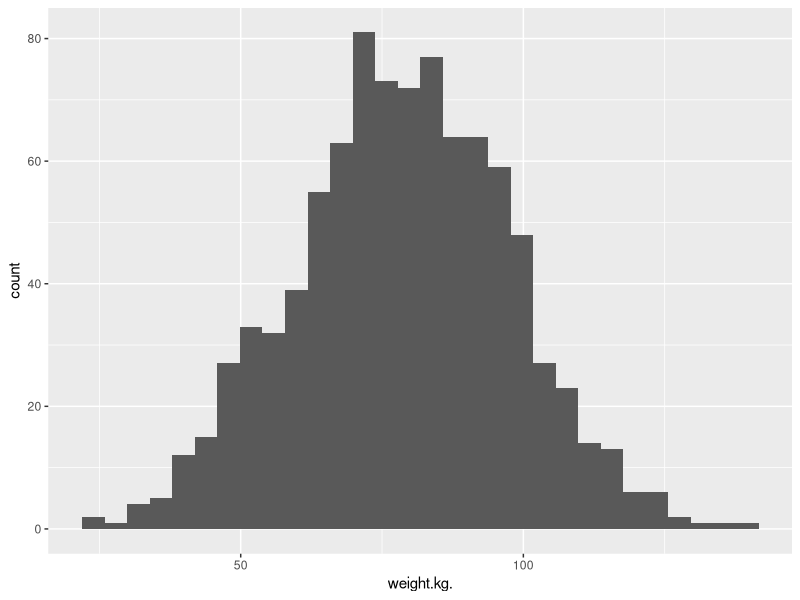
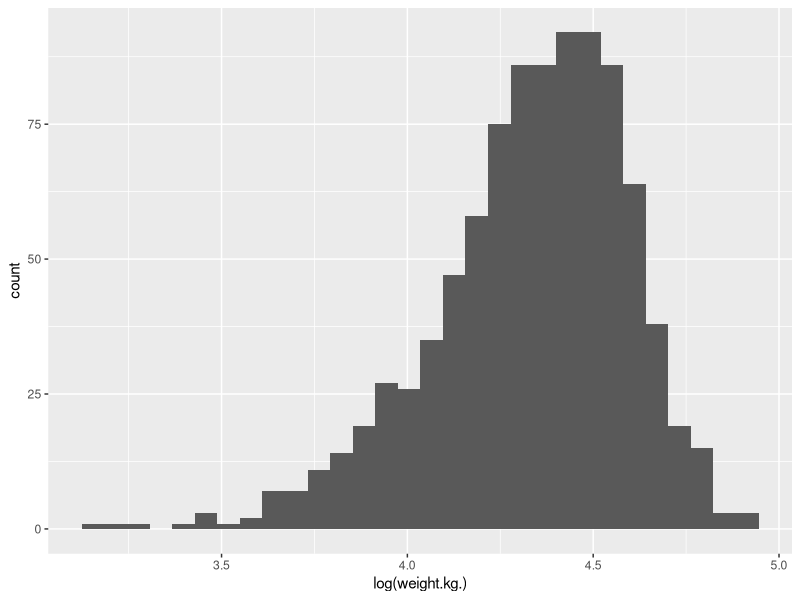
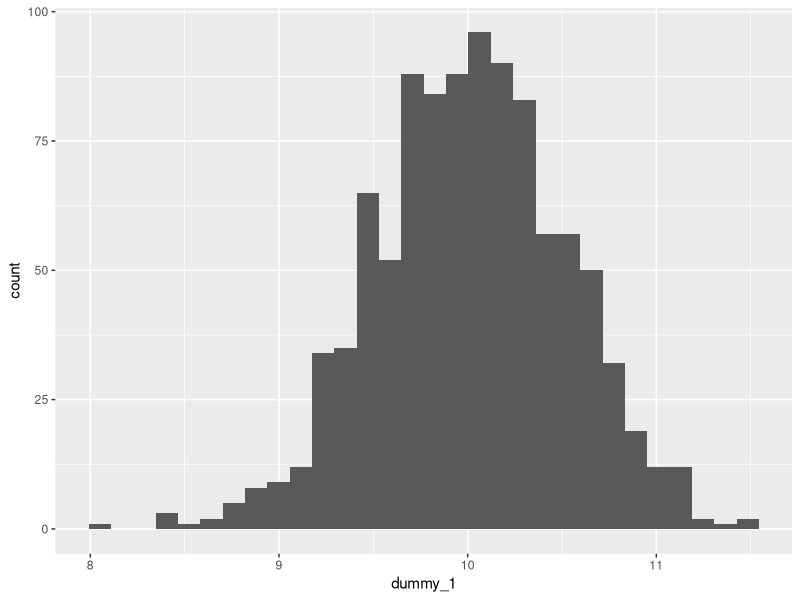
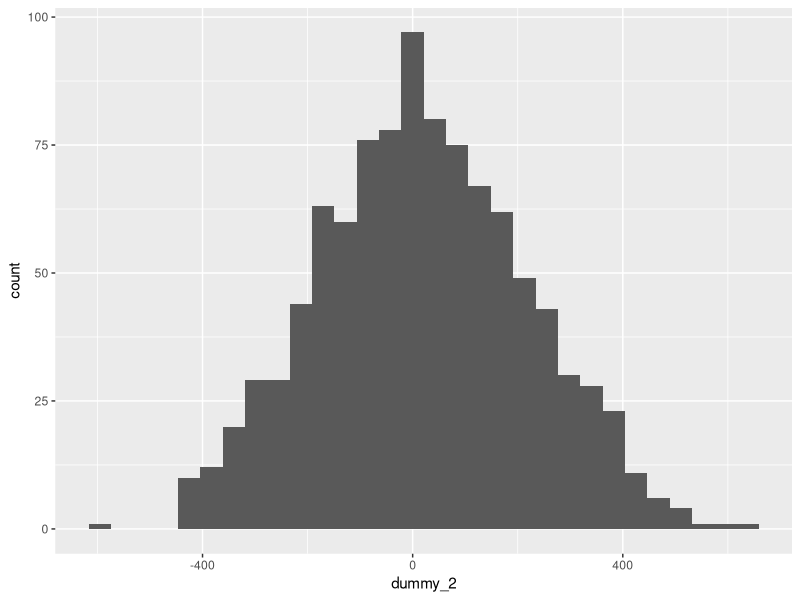

Source code (R) for these figures, in order: (Note: this script raises an error after producing the figures.)
## ---- chunk 1
## Limit printing output to max. 100 lines to avoid endless scrolling
options(max.print = 100)
## ---- chunk 2
# We will need these libraries and this data later.
library(tidyverse)
library(ggplot2)

# loading data
hgtwgt_survey <- read.csv("data/hgt_wgt.csv")

## ---- chunk 3
ggplot(hgtwgt_survey, aes(x = weight.kg.)) +
  geom_histogram()
## ---- chunk 4
ggplot(hgtwgt_survey, aes(x = log(weight.kg.))) +
  geom_histogram()
## ---- chunk 5
# small standard deviation
dummy_1 <- rnorm(1000, mean = 10, sd = 0.5)
dummy_1 <- as.data.frame(dummy_1)
ggplot(dummy_1, aes(x = dummy_1)) +
  geom_histogram()

# larger standard deviation
dummy_2 <- rnorm(1000, mean = 10, sd = 200)
dummy_2 <- as.data.frame(dummy_2)
ggplot(dummy_2, aes(x = dummy_2)) +
  geom_histogram()
## ---- chunk 6
mean(hgtwgt_survey$weight.kg., na.rm = TRUE)
## ---- chunk 7
sdweight <- sd(hgtwgt_survey$weight.kg., na.rm = TRUE)
print(sdweight)

varweight <- var(hgtwgt_survey$weight.kg., na.rm = TRUE)
print(varweight)
sqrt(varweight) == sdweight
## ---- chunk 8
median(hgtwgt_survey$weight.kg., na.rm = TRUE)
## ---- chunk 9
IQR(hgtwgt_survey$weight.kg., na.rm = TRUE)
## ---- chunk 10
table(hgtwgt_survey$gender.M.)
## ---- chunk 11
gendertable <- table(hgtwgt_survey$gender.M.)
prop.table(gendertable)
## ---- chunk 12
table(
  hgtwgt_survey$gender.M.,
  hgtwgt_survey$age.yrs.
)
## ---- chunk 13
hgtwgt_survey %>%
  group_by(gender.M.) %>%
  summarise(mean = mean(height.cm., na.rm=TRUE), n = n())
## ---- chunk 14
t.test(height.cm. ~ gender.M., data = hgtwgt_survey)

# we can also specify specific components
t.test(height.cm. ~ gender.M., data = hgtwgt_survey)$statistic
t.test(height.cm. ~ gender.M., data = hgtwgt_survey)$parameter
## ---- chunk 15
anovamodel <- aov(hgtwgt_survey$height.cm. ~ hgtwgt_survey$age.yrs.)
summary(anovamodel)

TukeyHSD(anovamodel)
## ---- chunk 16
cor.test(lon_dims_imd_2019$Income_london_rank, lon_dims_imd_2019$health_london_rank)

ggplot(lon_dims_imd_2019, aes(Income_london_rank, health_london_rank)) +
  geom_point() +
  geom_smooth()
## ---- chunk 17
modelone <- lm(lon_dims_imd_2019$Income_london_rank ~ lon_dims_imd_2019$health_london_rank)
summary(modelone)
## ---- chunk 18
lon_dims_imd_2019 %>%
  mutate(city = factor(city))

modelttest <- lm(lon_dims_imd_2019$health_london_rank ~ lon_dims_imd_2019$city)

summary(modelttest)
